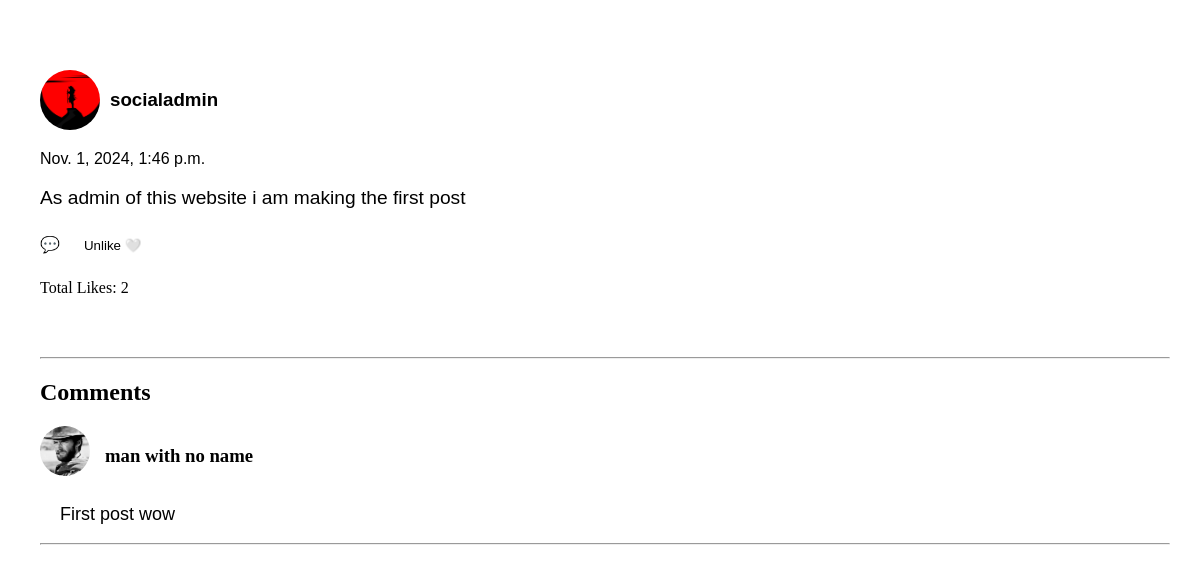
The page /postdetails/1/ (signed in) on the database its author committed.
### app/models.py (models this page shows, shortened)
class Post(models.Model):
    user=models.ForeignKey(User,on_delete=models.CASCADE)
    content=models.CharField(max_length=280,blank=True)
    image=models.ImageField(upload_to="image",null=True,blank=True)
    created_at=models.DateTimeField(auto_now_add=True)
    updated_at=models.DateTimeField(auto_now=True)
    likes=models.ManyToManyField(User,related_name='liked_posts',blank=True)
    retweet=models.ManyToManyField(User,related_name='retweetd_posts',blank=True)

class Profile(models.Model):
    user=models.OneToOneField(User,on_delete=models.CASCADE,related_name="profile")
    user_image=models.ImageField(upload_to="profile_image",null=True,blank=True)
    created_at=models.DateField(auto_now_add=True)
    bio=models.CharField(max_length=100,blank=True)
    followers=models.ManyToManyField('self',symmetrical=False,related_name="following",blank=True)

class Comment(models.Model):
    user=models.ForeignKey(User,on_delete=models.CASCADE)
    content=models.TextField()
    post=models.ForeignKey(Post,related_name="comments",on_delete=models.CASCADE)
    created_at=models.DateTimeField(auto_now_add=True)

### app/views.py (the view)
# urls.py: path('postdetails/<int:id>/',post_details,name="post_details"),
@never_cache
def post_details(request,id):
    post= get_object_or_404(Post,id=id)
    comments=post.comments.all()
    context={
        'post':post,
        'comments':comments
    }
    return render(request,'post_details.html',context)

### templates/post_details.html (shortened to what this page needs)
<!DOCTYPE html>
<html lang="en">
<head>
    {%load static%}
    <link rel="stylesheet" type="text/css" href="{% static 'css/style.css' %}">
</head>
<body>
    <div class="post-detail-section">
        <div class="post-detail-container">
            <div class="user-info">
                {% if post.user.profile.user_image %}
            <a href="{% url 'profiles' post.user.username %}">
            <img id="post-user-pic" src="{{ post.user.profile.user_image.url }}"  alt="{% static 'images/oip.jpg' %}"></a>
            {%else%}
            <a href="{% url 'profiles' post.user.username %}">
            <img id="alt-img" src="{% static 'images/oip.jpg' %}" ></a>
            {%endif%}
            <h3 id="username">{{post.user}}</h3>
             </div>
            <p id="created-date">{{post.created_at}}</p>
            <p id="post-content">{{post.content}}</p>
            <a href="{% url 'add_comment' post.id %}" id="anchor-tag">💬</a>
            {% if user.is_authenticated %}
            <button class="button" id="like-btn-{{ post.id }}" data-linked ="{% if user in post.likes.all %}true{%else%}false{%endif%}" >
            {% if user in post.likes.all%}
            Unlike 🤍
            {%else%}
            Like  🤍
            {%endif%}
            </button>
            <p>Total Likes: <span id="like-count-{{post.id}}">{{ post.likes.count }}</span></p>
            {%endif%}
            <br><br>
            <hr>
            <h2>Comments</h2>
            <div>
                {% for comment in comments %}
                <div class="comment-section">
                {% if comment.user.profile.user_image %}
                <a href="{% url 'profiles' comment.user.username %}">
                <img id="comment-user-pic"  src="{{ comment.user.profile.user_image.url }}"></a>
                 {% else %}
                 <a href="{% url 'profiles' comment.user.username %}">
                 <img id="alt-img" src="{% static 'images/oip.jpg' %}" ></a>
                 {% endif %}
                <h3>{{ comment.user }}</h3>
                </div>
                    <p id="comment-content"> {{ comment.content }}</p>
                    <hr>
                {% empty %}
                    <p>No comments yet.</p>
                {% endfor %}
            </div>
        </div>
    </div>
</body>
</html>

### static/css/style.css (style rules this page uses)
body { background-color: rgb(255, 255, 255); margin:0; padding:0; box-sizing: border-box; }
#post-user-pic { border-radius: 50%; height:60px; width:60px; object-fit: cover; }
#anchor-tag { text-decoration: none; color: inherit; }
.user-info { display: flex; gap: 10px; }
.button { background-color: transparent; padding: 10px 20px; border: none; cursor: pointer; }
.post-detail-section { margin-left: 30px; margin-top: 60px; margin-right: 20px; }
.post-detail-container { padding: 10px; }
#username { font-family: 'Lucida Sans', 'Lucida Sans Regular', 'Lucida Grande', 'Lucida Sans Unicode', Geneva, Verdana, sans-serif; }
#created-date { font-family: 'Trebuchet MS', 'Lucida Sans Unicode', 'Lucida Grande', 'Lucida Sans', Arial, sans-serif; }
#post-content { font-family: 'Lucida Sans', 'Lucida Sans Regular', 'Lucida Grande', 'Lucida Sans Unicode', Geneva, Verdana, sans-serif; font-size:larger; }
.comment-section { margin-right: 10px; display: flex; gap:15px; }
#comment-user-pic { height:50px; width:50px; border-radius: 50%; object-fit: cover; }
#comment-content { font-family: 'Gill Sans', 'Gill Sans MT', Calibri, 'Trebuchet MS', sans-serif; font-size: large; margin-left:20px; }
body { background-color: rgb(255, 255, 255); }

### rows shown on the page
Post: user.profile.user_image (picture), user "socialadmin", created_at "Nov. 1, 2024, 1:46 p.m.", content "As admin of this website i am making the first post", likes.count "2"
Comment: user.profile.user_image (picture), user "man with no name", content "First post wow"
